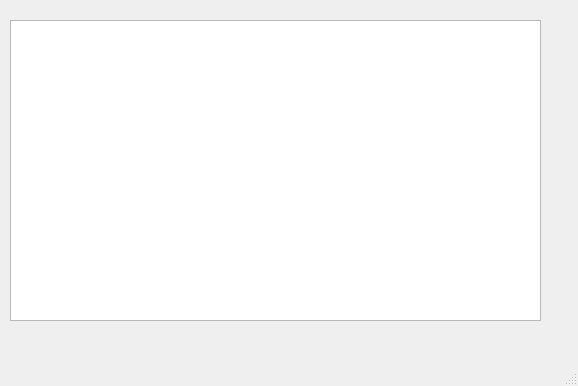
<ui version="4.0" >
 <class>fmSegments</class>
 <widget class="QMainWindow" name="fmSegments" >
  <property name="geometry" >
   <rect>
    <x>0</x>
    <y>0</y>
    <width>578</width>
    <height>386</height>
   </rect>
  </property>
  <property name="windowTitle" >
   <string>Непересекающиеся отрезки</string>
  </property>
  <widget class="QWidget" name="centralwidget" >
   <widget class="QGraphicsView" name="view" >
    <property name="geometry" >
     <rect>
      <x>10</x>
      <y>20</y>
      <width>531</width>
      <height>301</height>
     </rect>
    </property>
   </widget>
  </widget>
  <widget class="QMenuBar" name="menubar" >
   <property name="geometry" >
    <rect>
     <x>0</x>
     <y>0</y>
     <width>578</width>
     <height>21</height>
    </rect>
   </property>
  </widget>
  <widget class="QStatusBar" name="statusbar" />
 </widget>
 <resources/>
 <connections/>
</ui>
